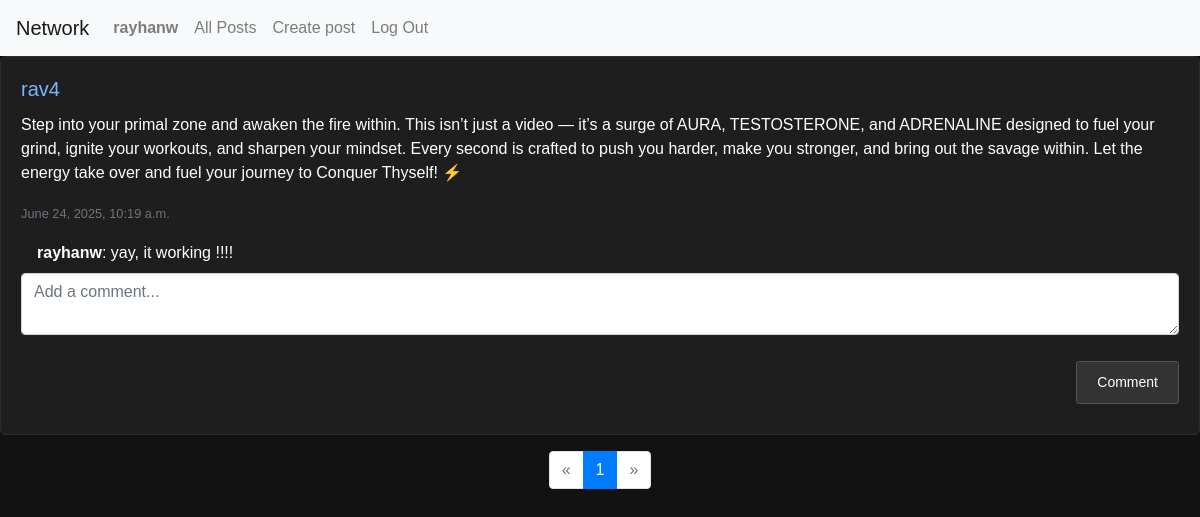
/ (signed in), run on the app's committed database.
### network/models.py (models this page shows, shortened)
class User(AbstractUser):
    pass

class Newpost(models.Model):
    user= models.ForeignKey(User, on_delete=models.CASCADE)
    caption= models.TextField()
    time= models.DateTimeField(auto_now= True)

class Comment(models.Model):
   user= models.ForeignKey(User, on_delete=models.CASCADE)
   post= models.ForeignKey(Newpost, on_delete=models.CASCADE)
   comment = models.CharField(max_length= 200)

### network/views.py (the view, shortened to what this page needs)
# urls.py: path("", views.index, name="index"),
@login_required
def index(request):
    all_post = Newpost.objects.exclude(user=request.user).order_by('-time')
    paginator = Paginator(all_post, 10)
    page_number = request.GET.get('page')
    page_obj = paginator.get_page(page_number)
    return render(request, "network/index.html", {
        "page_obj": page_obj
    })

### network/templates/network/index.html (shortened to what this page needs)
{% extends "network/layout.html" %}
{% block body %}
{% for post in page_obj %}
  <div class="card mb-3">
    <div class="card-body">
      <h5 class="card-title">
  <a href="{% url 'profile' post.user.username %}">{{ post.user }}</a>
</h5>
      <p class="card-text">{{ post.caption }}</p>
      <p class="card-text"><small class="text-muted">{{ post.time }}</small></p>
      {% for c in post.comment_set.all %}
        <div class="ml-3">
          <strong>{{ c.user.username }}</strong>: {{ c.comment }}
        </div>
      {% empty %}
        <div class="ml-3 text-muted">No comments yet.</div>
      {% endfor %}
      <form method="post" class="mt-2">
        <div class="form-group">
          <textarea name="comment" class="form-control" placeholder="Add a comment..." rows="2"></textarea>
        </div>
        <button type="submit" class="btn btn-sm btn-primary float-right">Comment</button>
      </form>
    </div>
  </div>
{% endfor %}
<nav aria-label="Post pagination">
  <ul class="pagination justify-content-center">
    {% if page_obj.has_previous %}
      <li class="page-item">
        <a class="page-link" href="?page={{ page_obj.previous_page_number }}" aria-label="Previous">
          <span aria-hidden="true">&laquo;</span>
        </a>
      </li>
    {% else %}
      <li class="page-item disabled">
        <span class="page-link" aria-hidden="true">&laquo;</span>
      </li>
    {% endif %}
    {% for num in page_obj.paginator.page_range %}
      {% if num == page_obj.number %}
        <li class="page-item active">
          <span class="page-link">{{ num }}</span>
        </li>
      {% else %}
        <li class="page-item">
          <a class="page-link" href="?page={{ num }}">{{ num }}</a>
        </li>
      {% endif %}
    {% endfor %}
    {% if page_obj.has_next %}
      <li class="page-item">
        <a class="page-link" href="?page={{ page_obj.next_page_number }}" aria-label="Next">
          <span aria-hidden="true">&raquo;</span>
        </a>
      </li>
    {% else %}
      <li class="page-item disabled">
        <span class="page-link" aria-hidden="true">&raquo;</span>
      </li>
    {% endif %}
  </ul>
</nav>
{% endblock %}

### network/templates/network/layout.html (shortened to what this page needs)
{% load static %}
<!DOCTYPE html>
<html lang="en">
    <head>
        <link rel="stylesheet" href="https://stackpath.bootstrapcdn.com/bootstrap/4.4.1/css/bootstrap.min.css">
        <link rel="stylesheet" href="{% static 'network/styles.css' %}?v=2">
    </head>
    <body>
        <nav class="navbar navbar-expand-lg navbar-light bg-light">
            <a class="navbar-brand" href="#">Network</a>
            <div>
              <ul class="navbar-nav mr-auto">
                {% if user.is_authenticated %}
                    <li class="nav-item">
                        <a class="nav-link" href="{% url 'profile' user.username  %}"><strong>{{ user.username }}</strong></a>
                    </li>
                {% endif %}
                <li class="nav-item">
                  <a class="nav-link" href="{% url 'index' %}">All Posts</a>
                </li>
                {% if user.is_authenticated %}
                    <li class="nav-item">
                  <a class="nav-link" href="{% url 'new_post' %}">Create post</a>
                </li>
                    <li class="nav-item">
                        <a class="nav-link" href="{% url 'logout' %}">Log Out</a>
                    </li>
                {% endif %}
              </ul>
            </div>
          </nav>
        <div class="body">
            {% block body %}
            {% endblock %}
        </div>
    </body>
</html>

### network/static/network/styles.css (style rules this page uses)
html, body { height: 100%; margin: 0; padding: 0; background-color: #121212; color: #f0f0f0; font-family: sans-serif; }
.card, .alert, .modal-content { background-color: #1e1e1e; color: #ffffff; border: 1px solid #2c2c2c; border-radius: 6px; }
input, textarea, select { background-color: #2c2c2c; color: #ffffff; border: 1px solid #444; border-radius: 4px; }
input::placeholder, textarea::placeholder { color: #aaa; }
.btn, #button { background-color: #333; color: #fff; border: 1px solid #555; padding: 10px 20px; margin: 10px auto; display: block; text-align: center; }
a { color: #79b8ff; text-decoration: none; }

### data on the page
User: username "rayhanw"
Newpost: user "rav4", caption "Step into your primal zone and awaken the fire within. This isn’t just a video — it’s a surge of AURA, TESTOSTERONE, and ADRENALINE designed to fuel your grind, ignite your workouts, and sharpen your mindset. Every second is crafted to push you harder, make you stronger, and bring out the savage within. Let the energy take over and fuel your journey to Conquer Thyself! ⚡", time "June 24, 2025, 10:19 a.m."
Comment: user.username "rayhanw", comment "yay, it working !!!!"

### other printed values
{{ num }} "1"
